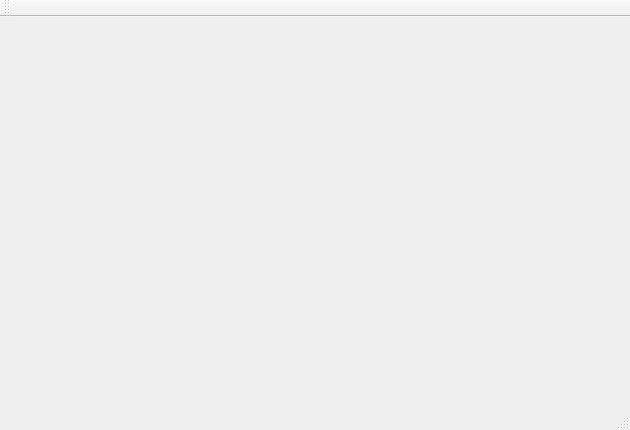
<?xml version="1.0" encoding="UTF-8"?>
<ui version="4.0">
 <class>MainWindow</class>
 <widget class="QMainWindow" name="MainWindow">
  <property name="geometry">
   <rect>
    <x>0</x>
    <y>0</y>
    <width>630</width>
    <height>430</height>
   </rect>
  </property>
  <property name="windowTitle">
   <string>MainWindow</string>
  </property>
  <widget class="QWidget" name="centralWidget"/>
  <widget class="QMenuBar" name="menuBar">
   <property name="geometry">
    <rect>
     <x>0</x>
     <y>0</y>
     <width>630</width>
     <height>26</height>
    </rect>
   </property>
  </widget>
  <widget class="QToolBar" name="mainToolBar">
   <attribute name="toolBarArea">
    <enum>TopToolBarArea</enum>
   </attribute>
   <attribute name="toolBarBreak">
    <bool>false</bool>
   </attribute>
  </widget>
  <widget class="QStatusBar" name="statusBar"/>
 </widget>
 <layoutdefault spacing="6" margin="11"/>
 <resources/>
 <connections/>
</ui>
